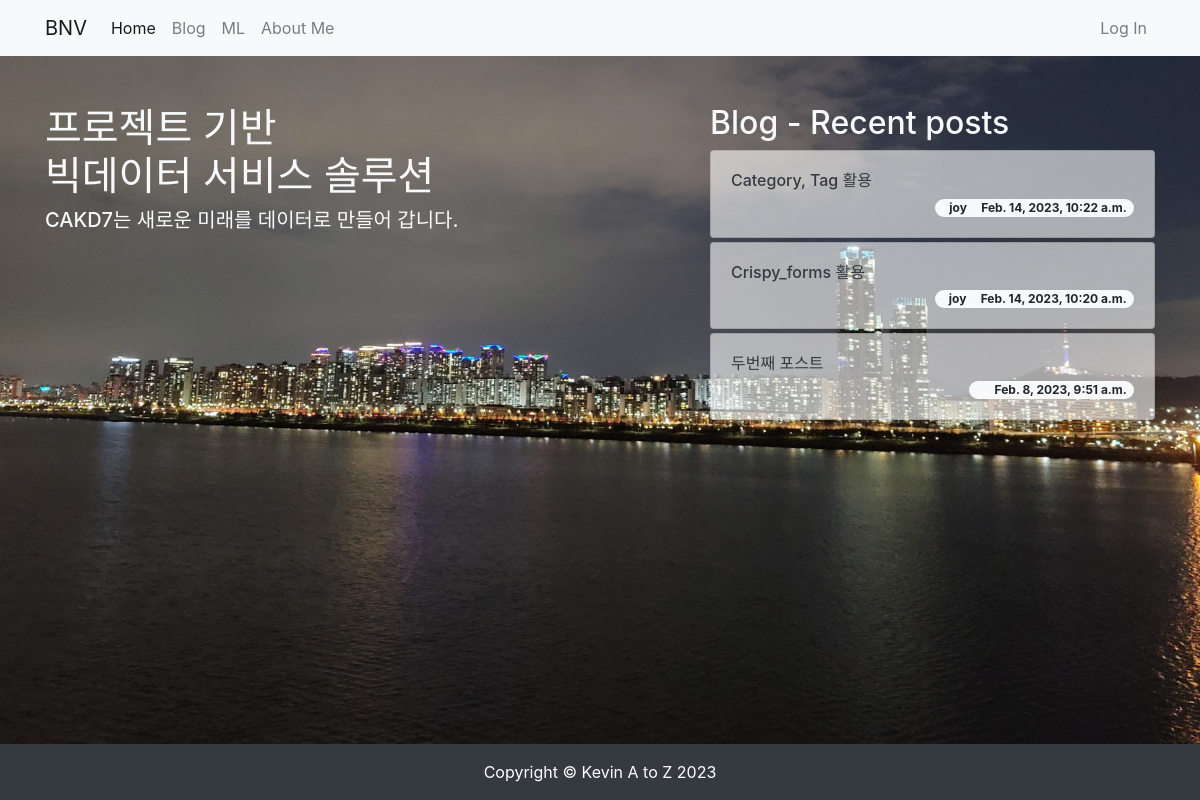
The page / on the database its author committed.
### blog/models.py (models this page shows, shortened)
class Post(models.Model):
    title = models.CharField(max_length=30)
    hook_text = models.CharField(max_length=100, blank=True)
    content = models.TextField()
    head_image = models.ImageField(upload_to='blog/images/%Y/%m/%d/', blank=True)
    file_upload = models.FileField(upload_to='blog/files/%Y/%m/%d/', blank=True)
    created_at = models.DateTimeField(auto_now_add=True)
    updated_at = models.DateTimeField(auto_now=True)
    author = models.ForeignKey(User, null=True, on_delete=models.SET_NULL)
    category = models.ForeignKey(Category, null=True, blank=True, on_delete=models.SET_NULL)
    tags = models.ManyToManyField(Tag, blank=True)
    def get_absolute_url(self): # 객체의 상세 페이지로 이동할 수 있는 링크를 만들 수 있음. url 생성 규칙을 정의하는 메서드
        return f'/blog/{self.pk}/'

### homepage/views.py (the view)
# urls.py: path('', views.landing),
def landing(request):
    recent_posts = Post.objects.order_by('-pk')[:3]
    return render(
        request,
        'homepage/landing.html',
        {
            'recent_posts': recent_posts,
        }
    )

### homepage/templates/homepage/landing.html (shortened to what this page needs)
<!DOCTYPE html>{% load static %}
<html lang="en">
<head>
    <link rel="stylesheet" href="https://cdn.jsdelivr.net/npm/bootstrap@4.5.3/dist/css/bootstrap.min.css">
    <link rel="stylesheet" href="{% static 'homepage/css/landing.css' %}" media="screen">
</head>
<body>
    {% include 'blog/navbar.html' %}
    <section>
        <div class="container">
            <div class="row justify-content-between">
                <div class="col-lg-6 text-light">
                    <h1 class="mt-5"> 프로젝트 기반 <BR> 빅데이터 서비스 솔루션 </h1>
                    <h5>CAKD7는 새로운 미래를 데이터로 만들어 갑니다.</h5>
                </div>
                <div class="col-lg-5 mt-5">
                    <h2 class="text-light">Blog - Recent posts</h2> {% for post in recent_posts %} <div
                        class="card mt-1">
                        <div class="card-body">
                            <h6><a href="{{ post.get_absolute_url }}"
                                    class="text-decoration-none text-dark">{{ post.title }}</a></h6>
                            <span class="badge badge-pill badge-light float-right">
                                {{ post.author.username }} &nbsp; &nbsp; {{ post.created_at }} </span>
                        </div>
                    </div> {% endfor %}
                </div>
            </div>
        </div>
    </section>
    <div class="fixed-bottom">
    <footer class="py-3 bg-dark">
        <div class="container">
            <p class="m-0 text-center text-white"> Copyright &copy; Kevin A to Z 2023 </p>
        </div>
    </footer>
    </div>
</body>
</html>

### homepage/static/homepage/css/landing.css (style rules this page uses)
body { background: url('/static/homepage/images/hriver.jpg') no-repeat center center fixed; -webkit-background-size: cover; -moz-background-size: cover; background-size: cover; -o-background-size: cover; }
section { margin-bottom: 150px; }
.card { background-color: rgba(255, 255, 255, 0.6); }

### rows shown on the page
Post: title "Category, Tag 활용", author.username "joy", created_at "Feb. 14, 2023, 10:22 a.m."
Post: title "Crispy_forms 활용", author.username "joy", created_at "Feb. 14, 2023, 10:20 a.m."
Post: title "두번째 포스트", created_at "Feb. 8, 2023, 9:51 a.m."
